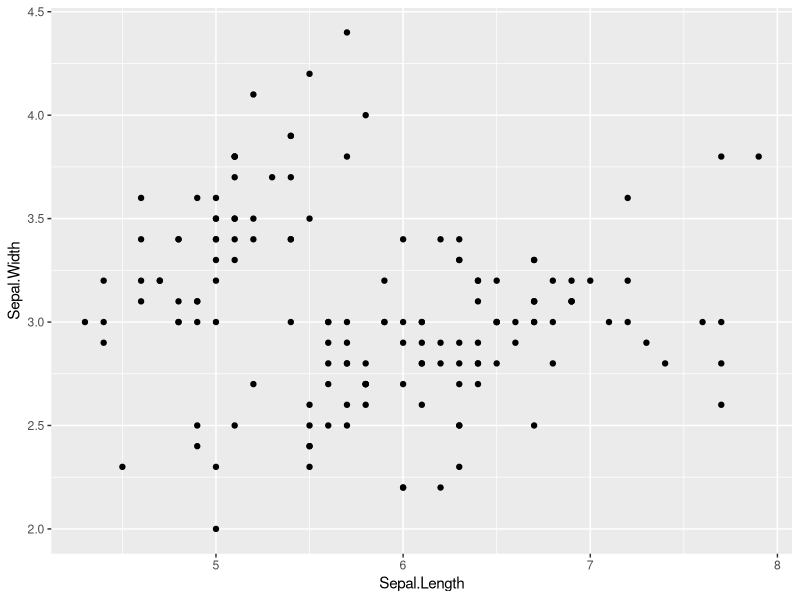
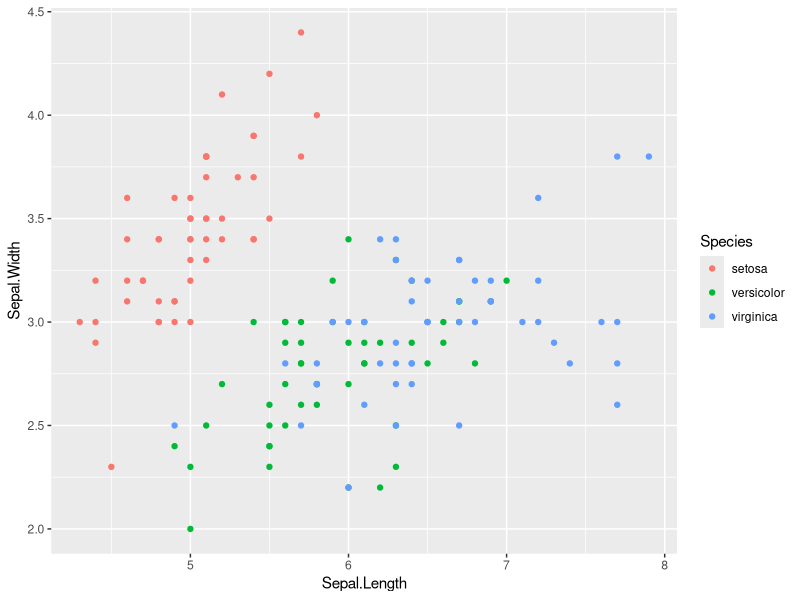
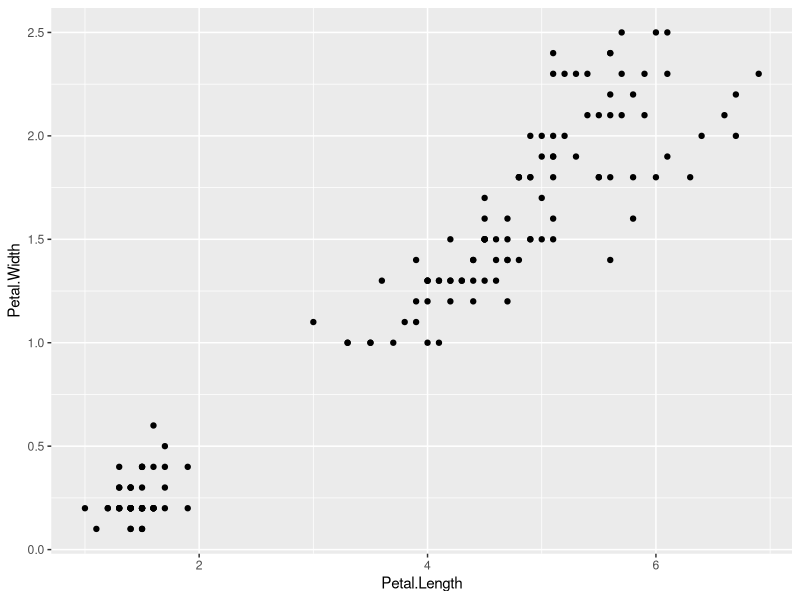
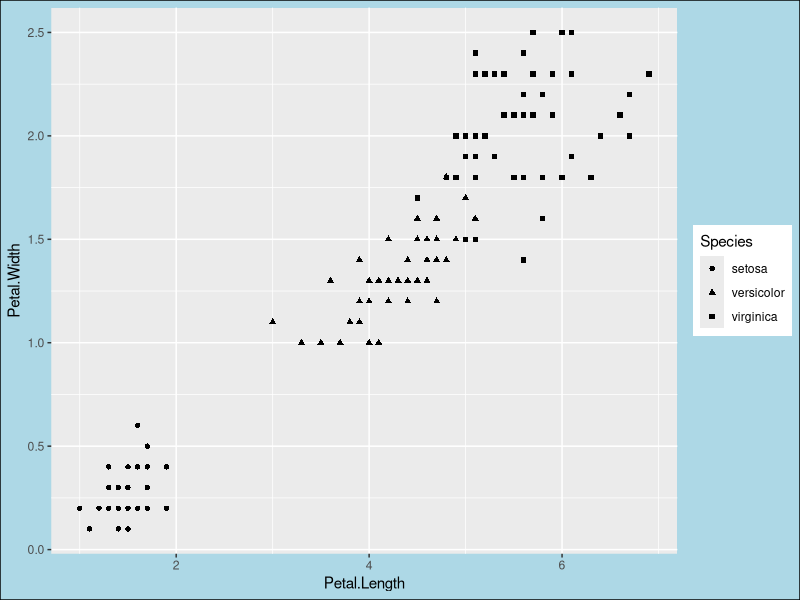
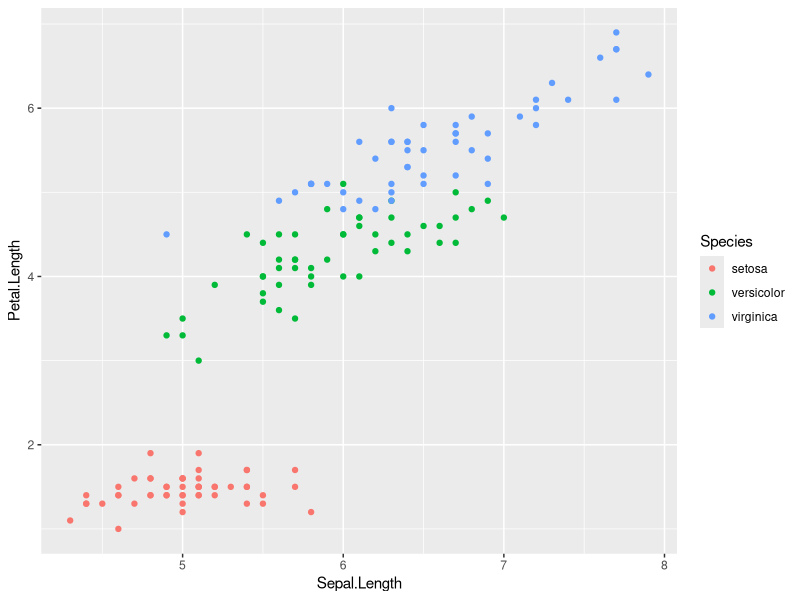
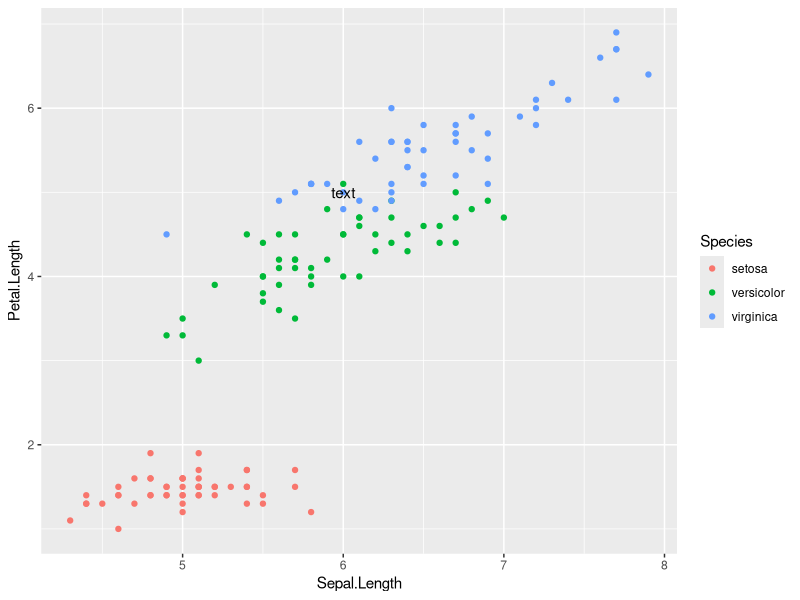
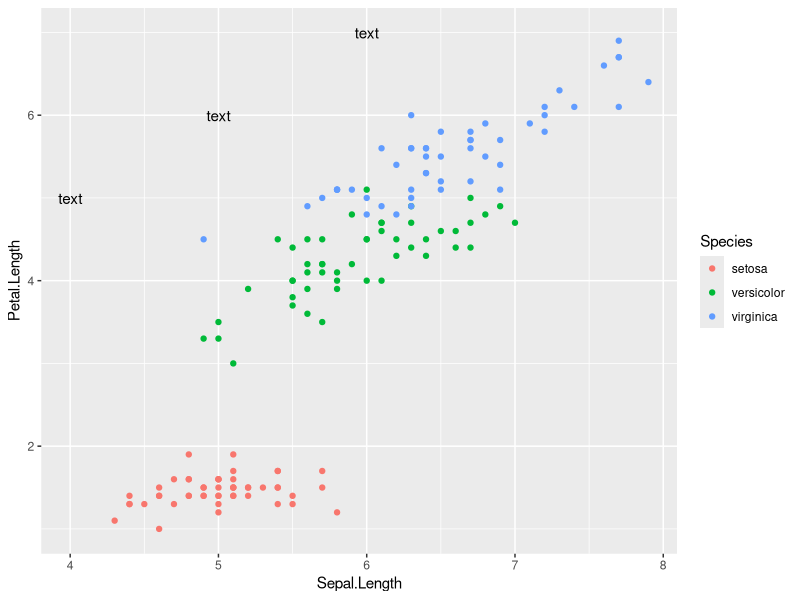
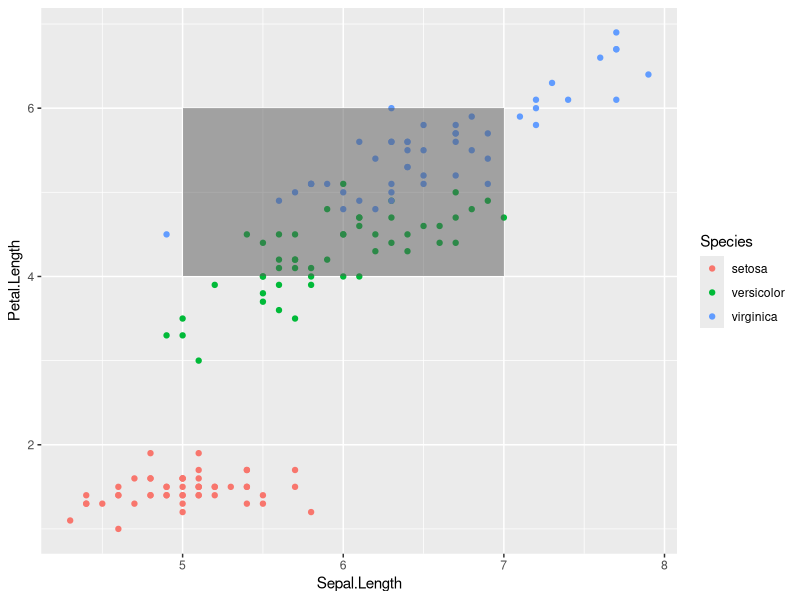

Recreate these plots in R, in order. (Note: this script raises an error after producing the figures.)
## ---- chunk 1
knitr::opts_chunk$set(echo = TRUE)
## ---- chunk 2
# Loading data
data(iris)
newdata <- iris
str(newdata)
## ---- chunk 3
# Loading package
library(ggplot2)

# Creating a satterplot for two variables 'Sepal.Length' and 'Sepal.Width'
# Write your anwser here
ggplot(data = newdata, mapping = aes(x = Sepal.Length, y = Sepal.Width)) +
  geom_point()
## ---- chunk 4
# Adding another variable 'Species' and indicate 'Species' using color
# Write your anwser here
ggplot(data = newdata, mapping = aes(x = Sepal.Length, y = Sepal.Width, col = Species)) +
  geom_point()
## ---- chunk 5
# Creating a satterplot for two variables 'Petal.Length' and 'Petal.Width'
# Write your answer here
ggplot(data = newdata, mapping = aes(x = Petal.Length, y = Petal.Width)) +
  geom_point()
## ---- chunk 6
# Adding another variable 'Species' and indicate 'Species' using color
# Write your answer here
ggplot(data = newdata, mapping = aes(x = Petal.Length, y = Petal.Width, shape = Species)) +
  geom_point() +
  theme(plot.background = element_rect(fill = "lightblue", colour = "black"))
## ---- chunk 7
# Load ggplot
library(ggplot2)

# Read in dataset
data(iris)
p <- ggplot(iris, aes(Sepal.Length, Petal.Length, colour = Species)) +
  geom_point()
p
## ---- chunk 8
# add text
p + annotate("text", x = 6, y = 5, label = "text")
## ---- chunk 9
# add repeat
p + annotate("text", x = 4:6, y = 5:7, label = "text")
## ---- chunk 10
# highlight an area
p + annotate("rect", xmin = 5, xmax = 7, ymin = 4, ymax = 6, alpha = .5)
## ---- chunk 11
# segment
p + annotate("segment", x = 5, xend = 7, y = 4, yend = 5, colour = "black")
## ---- chunk 12
# Load ggplot
library(ggplot2)
# Read in dataset
data(iris)

p <- ggplot(iris, aes(Sepal.Length, Petal.Length, colour = Species)) +
  geom_point()
p
## ---- chunk 13
# Remove Legend
p + theme(legend.position = "none")
## ---- chunk 14
# Hide the legend title
p + theme(legend.title = element_blank())
## ---- chunk 15
# Write your answer here
p <- ggplot(iris, aes(Sepal.Length, Petal.Length, colour = Species)) +
  geom_point()
p + theme(legend.position = "top")
## ---- chunk 16
# Change the legend title and text font styles
# legend title
p + theme(legend.title = element_text(colour = "blue", size = 10, face = "bold"))
## ---- chunk 17
# Write your answer here
p <- ggplot(iris, aes(Sepal.Length, Petal.Length, colour = Species)) +
  geom_point()
p + theme(legend.text = element_text(colour = "red", face = "italic"))
## ---- chunk 18
# Change Legend Title using guides() Function
p + guides(color = guide_legend(title = "Iris species"))
## ---- chunk 19
# Default plot
p <- ggplot(iris, aes(Sepal.Length, Petal.Length, colour = Species)) +
  geom_point()
p
## ---- chunk 20
# Modify main titles
p + ggtitle("main title") +
  xlab("x axis") + ylab("y axis")
# Or
# Change plot titles using the function labs()
p + labs(
  title = "Change main title",
  x = "change x axis", y = "change y axis"
)
## ---- chunk 21
# Default plot
p <- ggplot(iris, aes(Sepal.Length, Petal.Length, colour = Species)) +
  geom_point()
# write your answer here
p + ggtitle("Petal.length (cm)") +
  xlab("Sepal.length (cm)") +
  ylab("Petal.length (cm)") +
  theme(
    plot.title = element_text(colour = "blue"), # change plot title (TODO: change font family)
    axis.title = element_text(colour = "dodgerblue", face = "italic"),
  )
## ---- chunk 22
# Basic Scatter Plot
ggplot(iris, aes(Sepal.Length, Petal.Length)) +
  geom_point()
## ---- chunk 23
# Change the shape of points
ggplot(iris, aes(Sepal.Length, Petal.Length)) +
  geom_point(shape = 1)
## ---- chunk 24
ggplot(iris, aes(Sepal.Length, Petal.Length, color = Species)) +
  geom_point(shape = 1)
## ---- chunk 25
# write your answer here
ggplot(iris, aes(Sepal.Length, Petal.Length, color = Species)) +
  geom_point(shape = 1) +
  geom_smooth(method = "lm")
## ---- chunk 26
# write your answer here
ggplot(iris, aes(Sepal.Length, Petal.Length, color = Species)) +
  geom_point(shape = 1) +
  geom_smooth(method = "lm", se = FALSE)
## ---- chunk 27
ggplot(mpg, aes(cyl, hwy)) +
  geom_point() +
  geom_jitter(aes(colour = class))
# Try the following code and see the difference.
# ggplot(mpg, aes(cyl, hwy, color = class)) + geom_point()
## ---- chunk 28
knitr::include_graphics("./formula_exercise.png")
## ---- chunk 29
# Statistics layer
library(ggplot2)
p <- ggplot(
  data = mtcars,
  mapping = aes(x = hp, y = mpg)
) +
  geom_point() +
  stat_smooth(method = lm, formula = y ~ x, col = "red", cex = 1)

# write your answers here
lm_eqn <- function(df, yvar, xvar) {
  formula_str <- paste(yvar, " ~ ", xvar)
  m <- lm(formula_str, data = df)
  eq <- substitute(
    italic(y) == a + (b) %.% italic(x) * "," ~ ~ italic(r)^2 ~ "=" ~ r2,
    list(
      a = format(unname(coef(m)[1]), digits = 2),
      b = format(unname(coef(m)[2]), digits = 2),
      r2 = format(summary(m)$r.squared, digits = 3)
    )
  )
  # as.character(as.expression(eq));
  as.expression(eq)
}

p + ggtitle(lm_eqn(mtcars, "mpg", "hp"))
